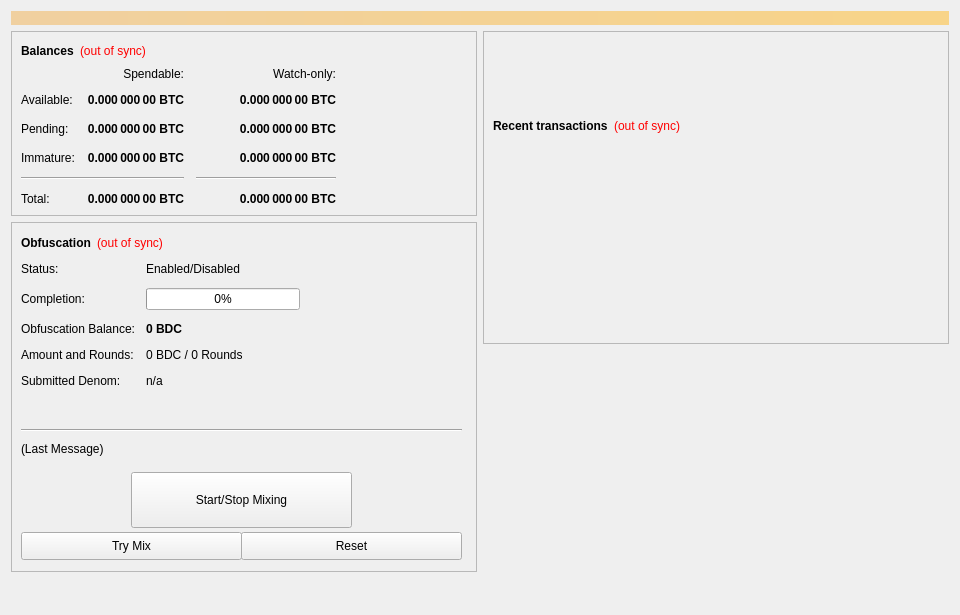
<?xml version="1.0" encoding="UTF-8"?>
<ui version="4.0">
 <class>OverviewPage</class>
 <widget class="QWidget" name="OverviewPage">
  <property name="geometry">
   <rect>
    <x>0</x>
    <y>0</y>
    <width>960</width>
    <height>615</height>
   </rect>
  </property>
  <property name="minimumSize">
   <size>
    <width>960</width>
    <height>0</height>
   </size>
  </property>
  <property name="windowTitle">
   <string>Form</string>
  </property>
  <layout class="QVBoxLayout" name="topLayout">
   <item>
    <widget class="QLabel" name="labelAlerts">
     <property name="visible">
      <bool>false</bool>
     </property>
     <property name="styleSheet">
      <string notr="true">background-color: qlineargradient(x1: 0, y1: 0, x2: 1, y2: 0, stop:0 #F0D0A0, stop:1 #F8D488); color:#000000;</string>
     </property>
     <property name="wordWrap">
      <bool>true</bool>
     </property>
     <property name="margin">
      <number>3</number>
     </property>
    </widget>
   </item>
   <item>
    <layout class="QHBoxLayout" name="horizontalLayout" stretch="1,1">
     <item>
      <layout class="QVBoxLayout" name="verticalLayout_2">
       <item>
        <widget class="QFrame" name="frame">
         <property name="frameShape">
          <enum>QFrame::StyledPanel</enum>
         </property>
         <property name="frameShadow">
          <enum>QFrame::Raised</enum>
         </property>
         <layout class="QVBoxLayout" name="verticalLayout_4">
          <item>
           <layout class="QHBoxLayout" name="horizontalLayout_4">
            <item>
             <widget class="QLabel" name="label_5">
              <property name="font">
               <font>
                <weight>75</weight>
                <bold>true</bold>
               </font>
              </property>
              <property name="text">
               <string>Balances</string>
              </property>
             </widget>
            </item>
            <item>
             <widget class="QLabel" name="labelWalletStatus">
              <property name="cursor">
               <cursorShape>WhatsThisCursor</cursorShape>
              </property>
              <property name="toolTip">
               <string>The displayed information may be out of date. Your wallet automatically synchronizes with the boondevcoin network after a connection is established, but this process has not completed yet.</string>
              </property>
              <property name="styleSheet">
               <string notr="true">QLabel { color: red; }</string>
              </property>
              <property name="text">
               <string notr="true">(out of sync)</string>
              </property>
              <property name="alignment">
               <set>Qt::AlignLeading|Qt::AlignLeft|Qt::AlignVCenter</set>
              </property>
             </widget>
            </item>
            <item>
             <spacer name="horizontalSpacer_3">
              <property name="orientation">
               <enum>Qt::Horizontal</enum>
              </property>
              <property name="sizeHint" stdset="0">
               <size>
                <width>40</width>
                <height>20</height>
               </size>
              </property>
             </spacer>
            </item>
           </layout>
          </item>
          <item>
           <layout class="QGridLayout" name="gridLayout">
            <property name="spacing">
             <number>12</number>
            </property>
            <item row="2" column="2">
             <widget class="QLabel" name="labelWatchPending">
              <property name="font">
               <font>
                <weight>75</weight>
                <bold>true</bold>
               </font>
              </property>
              <property name="cursor">
               <cursorShape>IBeamCursor</cursorShape>
              </property>
              <property name="toolTip">
               <string>Unconfirmed transactions to watch-only addresses</string>
              </property>
              <property name="text">
               <string notr="true">0.000 000 00 BTC</string>
              </property>
              <property name="alignment">
               <set>Qt::AlignRight|Qt::AlignTrailing|Qt::AlignVCenter</set>
              </property>
              <property name="textInteractionFlags">
               <set>Qt::LinksAccessibleByMouse|Qt::TextSelectableByKeyboard|Qt::TextSelectableByMouse</set>
              </property>
             </widget>
            </item>
            <item row="2" column="1">
             <widget class="QLabel" name="labelUnconfirmed">
              <property name="font">
               <font>
                <weight>75</weight>
                <bold>true</bold>
               </font>
              </property>
              <property name="cursor">
               <cursorShape>IBeamCursor</cursorShape>
              </property>
              <property name="toolTip">
               <string>Total of transactions that have yet to be confirmed, and do not yet count toward the spendable balance</string>
              </property>
              <property name="text">
               <string notr="true">0.000 000 00 BTC</string>
              </property>
              <property name="alignment">
               <set>Qt::AlignRight|Qt::AlignTrailing|Qt::AlignVCenter</set>
              </property>
              <property name="textInteractionFlags">
               <set>Qt::LinksAccessibleByMouse|Qt::TextSelectableByKeyboard|Qt::TextSelectableByMouse</set>
              </property>
             </widget>
            </item>
            <item row="3" column="2">
             <widget class="QLabel" name="labelWatchImmature">
              <property name="font">
               <font>
                <weight>75</weight>
                <bold>true</bold>
               </font>
              </property>
              <property name="cursor">
               <cursorShape>IBeamCursor</cursorShape>
              </property>
              <property name="toolTip">
               <string>Staked or masternode rewards in watch-only addresses that has not yet matured</string>
              </property>
              <property name="text">
               <string notr="true">0.000 000 00 BTC</string>
              </property>
              <property name="alignment">
               <set>Qt::AlignRight|Qt::AlignTrailing|Qt::AlignVCenter</set>
              </property>
              <property name="textInteractionFlags">
               <set>Qt::LinksAccessibleByMouse|Qt::TextSelectableByKeyboard|Qt::TextSelectableByMouse</set>
              </property>
             </widget>
            </item>
            <item row="4" column="0" colspan="2">
             <widget class="Line" name="lineSpendableBalance">
              <property name="orientation">
               <enum>Qt::Horizontal</enum>
              </property>
             </widget>
            </item>
            <item row="4" column="2">
             <widget class="Line" name="lineWatchBalance">
              <property name="sizePolicy">
               <sizepolicy hsizetype="Preferred" vsizetype="Fixed">
                <horstretch>0</horstretch>
                <verstretch>0</verstretch>
               </sizepolicy>
              </property>
              <property name="minimumSize">
               <size>
                <width>140</width>
                <height>0</height>
               </size>
              </property>
              <property name="orientation">
               <enum>Qt::Horizontal</enum>
              </property>
             </widget>
            </item>
            <item row="5" column="0">
             <widget class="QLabel" name="labelTotalText">
              <property name="text">
               <string>Total:</string>
              </property>
             </widget>
            </item>
            <item row="3" column="1">
             <widget class="QLabel" name="labelImmature">
              <property name="font">
               <font>
                <weight>75</weight>
                <bold>true</bold>
               </font>
              </property>
              <property name="cursor">
               <cursorShape>IBeamCursor</cursorShape>
              </property>
              <property name="toolTip">
               <string>Staked or masternode rewards that has not yet matured</string>
              </property>
              <property name="text">
               <string notr="true">0.000 000 00 BTC</string>
              </property>
              <property name="alignment">
               <set>Qt::AlignRight|Qt::AlignTrailing|Qt::AlignVCenter</set>
              </property>
              <property name="textInteractionFlags">
               <set>Qt::LinksAccessibleByMouse|Qt::TextSelectableByKeyboard|Qt::TextSelectableByMouse</set>
              </property>
             </widget>
            </item>
            <item row="2" column="3">
             <spacer name="horizontalSpacer_2">
              <property name="orientation">
               <enum>Qt::Horizontal</enum>
              </property>
              <property name="sizeHint" stdset="0">
               <size>
                <width>40</width>
                <height>20</height>
               </size>
              </property>
             </spacer>
            </item>
            <item row="3" column="0">
             <widget class="QLabel" name="labelImmatureText">
              <property name="text">
               <string>Immature:</string>
              </property>
             </widget>
            </item>
            <item row="5" column="1">
             <widget class="QLabel" name="labelTotal">
              <property name="font">
               <font>
                <weight>75</weight>
                <bold>true</bold>
               </font>
              </property>
              <property name="cursor">
               <cursorShape>IBeamCursor</cursorShape>
              </property>
              <property name="toolTip">
               <string>Your current total balance</string>
              </property>
              <property name="text">
               <string notr="true">0.000 000 00 BTC</string>
              </property>
              <property name="alignment">
               <set>Qt::AlignRight|Qt::AlignTrailing|Qt::AlignVCenter</set>
              </property>
              <property name="textInteractionFlags">
               <set>Qt::LinksAccessibleByMouse|Qt::TextSelectableByKeyboard|Qt::TextSelectableByMouse</set>
              </property>
             </widget>
            </item>
            <item row="5" column="2">
             <widget class="QLabel" name="labelWatchTotal">
              <property name="font">
               <font>
                <weight>75</weight>
                <bold>true</bold>
               </font>
              </property>
              <property name="cursor">
               <cursorShape>IBeamCursor</cursorShape>
              </property>
              <property name="toolTip">
               <string>Current total balance in watch-only addresses</string>
              </property>
              <property name="text">
               <string notr="true">0.000 000 00 BTC</string>
              </property>
              <property name="alignment">
               <set>Qt::AlignRight|Qt::AlignTrailing|Qt::AlignVCenter</set>
              </property>
              <property name="textInteractionFlags">
               <set>Qt::LinksAccessibleByMouse|Qt::TextSelectableByKeyboard|Qt::TextSelectableByMouse</set>
              </property>
             </widget>
            </item>
            <item row="0" column="2">
             <widget class="QLabel" name="labelWatchonly">
              <property name="text">
               <string>Watch-only:</string>
              </property>
              <property name="alignment">
               <set>Qt::AlignRight|Qt::AlignTrailing|Qt::AlignVCenter</set>
              </property>
             </widget>
            </item>
            <item row="1" column="0">
             <widget class="QLabel" name="labelBalanceText">
              <property name="text">
               <string>Available:</string>
              </property>
             </widget>
            </item>
            <item row="1" column="1">
             <widget class="QLabel" name="labelBalance">
              <property name="font">
               <font>
                <weight>75</weight>
                <bold>true</bold>
               </font>
              </property>
              <property name="cursor">
               <cursorShape>IBeamCursor</cursorShape>
              </property>
              <property name="toolTip">
               <string>Your current spendable balance</string>
              </property>
              <property name="text">
               <string notr="true">0.000 000 00 BTC</string>
              </property>
              <property name="alignment">
               <set>Qt::AlignRight|Qt::AlignTrailing|Qt::AlignVCenter</set>
              </property>
              <property name="textInteractionFlags">
               <set>Qt::LinksAccessibleByMouse|Qt::TextSelectableByKeyboard|Qt::TextSelectableByMouse</set>
              </property>
             </widget>
            </item>
            <item row="1" column="2">
             <widget class="QLabel" name="labelWatchAvailable">
              <property name="font">
               <font>
                <weight>75</weight>
                <bold>true</bold>
               </font>
              </property>
              <property name="cursor">
               <cursorShape>IBeamCursor</cursorShape>
              </property>
              <property name="toolTip">
               <string>Your current balance in watch-only addresses</string>
              </property>
              <property name="text">
               <string notr="true">0.000 000 00 BTC</string>
              </property>
              <property name="alignment">
               <set>Qt::AlignRight|Qt::AlignTrailing|Qt::AlignVCenter</set>
              </property>
              <property name="textInteractionFlags">
               <set>Qt::LinksAccessibleByMouse|Qt::TextSelectableByKeyboard|Qt::TextSelectableByMouse</set>
              </property>
             </widget>
            </item>
            <item row="2" column="0">
             <widget class="QLabel" name="labelPendingText">
              <property name="text">
               <string>Pending:</string>
              </property>
             </widget>
            </item>
            <item row="0" column="1">
             <widget class="QLabel" name="labelSpendable">
              <property name="text">
               <string>Spendable:</string>
              </property>
              <property name="alignment">
               <set>Qt::AlignRight|Qt::AlignTrailing|Qt::AlignVCenter</set>
              </property>
             </widget>
            </item>
           </layout>
          </item>
         </layout>
        </widget>
       </item>
       <item>
        <widget class="QFrame" name="frameObfuscation">
         <property name="minimumSize">
          <size>
           <width>0</width>
           <height>350</height>
          </size>
         </property>
         <property name="layoutDirection">
          <enum>Qt::LeftToRight</enum>
         </property>
         <property name="frameShape">
          <enum>QFrame::StyledPanel</enum>
         </property>
         <property name="frameShadow">
          <enum>QFrame::Raised</enum>
         </property>
         <widget class="QWidget" name="formLayoutWidget">
          <property name="geometry">
           <rect>
            <x>10</x>
            <y>40</y>
            <width>451</width>
            <height>161</height>
           </rect>
          </property>
          <layout class="QFormLayout" name="formLayout">
           <property name="fieldGrowthPolicy">
            <enum>QFormLayout::AllNonFixedFieldsGrow</enum>
           </property>
           <property name="horizontalSpacing">
            <number>11</number>
           </property>
           <property name="verticalSpacing">
            <number>12</number>
           </property>
           <item row="0" column="0">
            <widget class="QLabel" name="label_6">
             <property name="text">
              <string>Status:</string>
             </property>
            </widget>
           </item>
           <item row="1" column="0">
            <widget class="QLabel" name="label_7">
             <property name="text">
              <string>Completion:</string>
             </property>
            </widget>
           </item>
           <item row="1" column="1">
            <widget class="QProgressBar" name="obfuscationProgress">
             <property name="maximumSize">
              <size>
               <width>154</width>
               <height>16777215</height>
              </size>
             </property>
             <property name="value">
              <number>0</number>
             </property>
            </widget>
           </item>
           <item row="2" column="0">
            <widget class="QLabel" name="labelAnonymizedText">
             <property name="text">
              <string>Obfuscation Balance:</string>
             </property>
            </widget>
           </item>
           <item row="2" column="1">
            <widget class="QLabel" name="labelAnonymized">
             <property name="font">
              <font>
               <weight>75</weight>
               <bold>true</bold>
              </font>
             </property>
             <property name="text">
              <string notr="true">0 BDC</string>
             </property>
            </widget>
           </item>
           <item row="3" column="0">
            <widget class="QLabel" name="label_8">
             <property name="text">
              <string>Amount and Rounds:</string>
             </property>
            </widget>
           </item>
           <item row="3" column="1">
            <widget class="QLabel" name="labelAmountRounds">
             <property name="text">
              <string>0 BDC / 0 Rounds</string>
             </property>
            </widget>
           </item>
           <item row="4" column="0">
            <widget class="QLabel" name="label_9">
             <property name="text">
              <string>Submitted Denom:</string>
             </property>
            </widget>
           </item>
           <item row="4" column="1">
            <widget class="QLabel" name="labelSubmittedDenom">
             <property name="toolTip">
              <string>The denominations you submitted to the Masternode.&lt;br&gt;To mix, other users must submit the exact same denominations.</string>
             </property>
             <property name="text">
              <string>n/a</string>
             </property>
            </widget>
           </item>
           <item row="0" column="1">
            <widget class="QLabel" name="obfuscationEnabled">
             <property name="text">
              <string>Enabled/Disabled</string>
             </property>
            </widget>
           </item>
          </layout>
         </widget>
         <widget class="QPushButton" name="runAutoDenom">
          <property name="geometry">
           <rect>
            <x>251</x>
            <y>17</y>
            <width>1</width>
            <height>1</height>
           </rect>
          </property>
          <property name="palette">
           <palette>
            <active>
             <colorrole role="WindowText">
              <brush brushstyle="SolidPattern">
               <color alpha="255">
                <red>0</red>
                <green>0</green>
                <blue>0</blue>
               </color>
              </brush>
             </colorrole>
             <colorrole role="Button">
              <brush brushstyle="SolidPattern">
               <color alpha="255">
                <red>239</red>
                <green>238</green>
                <blue>238</blue>
               </color>
              </brush>
             </colorrole>
             <colorrole role="Light">
              <brush brushstyle="SolidPattern">
               <color alpha="255">
                <red>255</red>
                <green>255</green>
                <blue>255</blue>
               </color>
              </brush>
             </colorrole>
             <colorrole role="Midlight">
              <brush brushstyle="SolidPattern">
               <color alpha="255">
                <red>247</red>
                <green>246</green>
                <blue>246</blue>
               </color>
              </brush>
             </colorrole>
             <colorrole role="Dark">
              <brush brushstyle="SolidPattern">
               <color alpha="255">
                <red>119</red>
                <green>119</green>
                <blue>119</blue>
               </color>
              </brush>
             </colorrole>
             <colorrole role="Mid">
              <brush brushstyle="SolidPattern">
               <color alpha="255">
                <red>159</red>
                <green>159</green>
                <blue>159</blue>
               </color>
              </brush>
             </colorrole>
             <colorrole role="Text">
              <brush brushstyle="SolidPattern">
               <color alpha="255">
                <red>0</red>
                <green>0</green>
                <blue>0</blue>
               </color>
              </brush>
             </colorrole>
             <colorrole role="BrightText">
              <brush brushstyle="SolidPattern">
               <color alpha="255">
                <red>255</red>
                <green>255</green>
                <blue>255</blue>
               </color>
              </brush>
             </colorrole>
             <colorrole role="ButtonText">
              <brush brushstyle="SolidPattern">
               <color alpha="255">
                <red>0</red>
                <green>0</green>
                <blue>0</blue>
               </color>
              </brush>
             </colorrole>
             <colorrole role="Base">
              <brush brushstyle="SolidPattern">
               <color alpha="255">
                <red>255</red>
                <green>255</green>
                <blue>255</blue>
               </color>
              </brush>
             </colorrole>
             <colorrole role="Window">
              <brush brushstyle="SolidPattern">
               <color alpha="255">
                <red>239</red>
                <green>238</green>
                <blue>238</blue>
               </color>
              </brush>
             </colorrole>
             <colorrole role="Shadow">
              <brush brushstyle="SolidPattern">
               <color alpha="255">
                <red>0</red>
                <green>0</green>
                <blue>0</blue>
               </color>
              </brush>
             </colorrole>
             <colorrole role="AlternateBase">
              <brush brushstyle="SolidPattern">
               <color alpha="255">
                <red>247</red>
                <green>246</green>
                <blue>246</blue>
               </color>
              </brush>
             </colorrole>
             <colorrole role="ToolTipBase">
              <brush brushstyle="SolidPattern">
               <color alpha="255">
                <red>255</red>
                <green>255</green>
                <blue>220</blue>
               </color>
              </brush>
             </colorrole>
             <colorrole role="ToolTipText">
              <brush brushstyle="SolidPattern">
               <color alpha="255">
                <red>0</red>
                <green>0</green>
                <blue>0</blue>
               </color>
              </brush>
             </colorrole>
            </active>
            <inactive>
             <colorrole role="WindowText">
              <brush brushstyle="SolidPattern">
               <color alpha="255">
                <red>0</red>
                <green>0</green>
                <blue>0</blue>
               </color>
              </brush>
             </colorrole>
             <colorrole role="Button">
              <brush brushstyle="SolidPattern">
               <color alpha="255">
                <red>239</red>
                <green>238</green>
                <blue>238</blue>
               </color>
              </brush>
             </colorrole>
             <colorrole role="Light">
              <brush brushstyle="SolidPattern">
               <color alpha="255">
                <red>255</red>
                <green>255</green>
                <blue>255</blue>
               </color>
              </brush>
             </colorrole>
             <colorrole role="Midlight">
              <brush brushstyle="SolidPattern">
               <color alpha="255">
                <red>247</red>
                <green>246</green>
                <blue>246</blue>
               </color>
              </brush>
             </colorrole>
             <colorrole role="Dark">
              <brush brushstyle="SolidPattern">
               <color alpha="255">
                <red>119</red>
                <green>119</green>
                <blue>119</blue>
               </color>
              </brush>
             </colorrole>
             <colorrole role="Mid">
              <brush brushstyle="SolidPattern">
               <color alpha="255">
                <red>159</red>
                <green>159</green>
                <blue>159</blue>
               </color>
              </brush>
             </colorrole>
             <colorrole role="Text">
              <brush brushstyle="SolidPattern">
               <color alpha="255">
                <red>0</red>
                <green>0</green>
                <blue>0</blue>
               </color>
              </brush>
             </colorrole>
             <colorrole role="BrightText">
              <brush brushstyle="SolidPattern">
               <color alpha="255">
                <red>255</red>
                <green>255</green>
                <blue>255</blue>
               </color>
              </brush>
             </colorrole>
             <colorrole role="ButtonText">
              <brush brushstyle="SolidPattern">
               <color alpha="255">
                <red>0</red>
                <green>0</green>
                <blue>0</blue>
               </color>
              </brush>
             </colorrole>
             <colorrole role="Base">
              <brush brushstyle="SolidPattern">
               <color alpha="255">
                <red>255</red>
                <green>255</green>
                <blue>255</blue>
               </color>
              </brush>
             </colorrole>
             <colorrole role="Window">
              <brush brushstyle="SolidPattern">
               <color alpha="255">
                <red>239</red>
                <green>238</green>
                <blue>238</blue>
               </color>
              </brush>
             </colorrole>
             <colorrole role="Shadow">
              <brush brushstyle="SolidPattern">
               <color alpha="255">
                <red>0</red>
                <green>0</green>
                <blue>0</blue>
               </color>
              </brush>
             </colorrole>
             <colorrole role="AlternateBase">
              <brush brushstyle="SolidPattern">
               <color alpha="255">
                <red>247</red>
                <green>246</green>
                <blue>246</blue>
               </color>
              </brush>
             </colorrole>
             <colorrole role="ToolTipBase">
              <brush brushstyle="SolidPattern">
               <color alpha="255">
                <red>255</red>
                <green>255</green>
                <blue>220</blue>
               </color>
              </brush>
             </colorrole>
             <colorrole role="ToolTipText">
              <brush brushstyle="SolidPattern">
               <color alpha="255">
                <red>0</red>
                <green>0</green>
                <blue>0</blue>
               </color>
              </brush>
             </colorrole>
            </inactive>
            <disabled>
             <colorrole role="WindowText">
              <brush brushstyle="SolidPattern">
               <color alpha="255">
                <red>119</red>
                <green>119</green>
                <blue>119</blue>
               </color>
              </brush>
             </colorrole>
             <colorrole role="Button">
              <brush brushstyle="SolidPattern">
               <color alpha="255">
                <red>239</red>
                <green>238</green>
                <blue>238</blue>
               </color>
              </brush>
             </colorrole>
             <colorrole role="Light">
              <brush brushstyle="SolidPattern">
               <color alpha="255">
                <red>255</red>
                <green>255</green>
                <blue>255</blue>
               </color>
              </brush>
             </colorrole>
             <colorrole role="Midlight">
              <brush brushstyle="SolidPattern">
               <color alpha="255">
                <red>247</red>
                <green>246</green>
                <blue>246</blue>
               </color>
              </brush>
             </colorrole>
             <colorrole role="Dark">
              <brush brushstyle="SolidPattern">
               <color alpha="255">
                <red>119</red>
                <green>119</green>
                <blue>119</blue>
               </color>
              </brush>
             </colorrole>
             <colorrole role="Mid">
              <brush brushstyle="SolidPattern">
               <color alpha="255">
                <red>159</red>
                <green>159</green>
                <blue>159</blue>
               </color>
              </brush>
             </colorrole>
             <colorrole role="Text">
              <brush brushstyle="SolidPattern">
               <color alpha="255">
                <red>119</red>
                <green>119</green>
                <blue>119</blue>
               </color>
              </brush>
             </colorrole>
             <colorrole role="BrightText">
              <brush brushstyle="SolidPattern">
               <color alpha="255">
                <red>255</red>
                <green>255</green>
                <blue>255</blue>
               </color>
              </brush>
             </colorrole>
             <colorrole role="ButtonText">
              <brush brushstyle="SolidPattern">
               <color alpha="255">
                <red>119</red>
                <green>119</green>
                <blue>119</blue>
               </color>
              </brush>
             </colorrole>
             <colorrole role="Base">
              <brush brushstyle="SolidPattern">
               <color alpha="255">
                <red>239</red>
                <green>238</green>
                <blue>238</blue>
               </color>
              </brush>
             </colorrole>
             <colorrole role="Window">
              <brush brushstyle="SolidPattern">
               <color alpha="255">
                <red>239</red>
                <green>238</green>
                <blue>238</blue>
               </color>
              </brush>
             </colorrole>
             <colorrole role="Shadow">
              <brush brushstyle="SolidPattern">
               <color alpha="255">
                <red>0</red>
                <green>0</green>
                <blue>0</blue>
               </color>
              </brush>
             </colorrole>
             <colorrole role="AlternateBase">
              <brush brushstyle="SolidPattern">
               <color alpha="255">
                <red>239</red>
                <green>238</green>
                <blue>238</blue>
               </color>
              </brush>
             </colorrole>
             <colorrole role="ToolTipBase">
              <brush brushstyle="SolidPattern">
               <color alpha="255">
                <red>255</red>
                <green>255</green>
                <blue>220</blue>
               </color>
              </brush>
             </colorrole>
             <colorrole role="ToolTipText">
              <brush brushstyle="SolidPattern">
               <color alpha="255">
                <red>0</red>
                <green>0</green>
                <blue>0</blue>
               </color>
              </brush>
             </colorrole>
            </disabled>
           </palette>
          </property>
          <property name="focusPolicy">
           <enum>Qt::NoFocus</enum>
          </property>
          <property name="autoFillBackground">
           <bool>true</bool>
          </property>
          <property name="text">
           <string/>
          </property>
          <property name="flat">
           <bool>true</bool>
          </property>
         </widget>
         <widget class="QPushButton" name="toggleObfuscation">
          <property name="geometry">
           <rect>
            <x>120</x>
            <y>250</y>
            <width>221</width>
            <height>56</height>
           </rect>
          </property>
          <property name="sizePolicy">
           <sizepolicy hsizetype="MinimumExpanding" vsizetype="Fixed">
            <horstretch>0</horstretch>
            <verstretch>0</verstretch>
           </sizepolicy>
          </property>
          <property name="text">
           <string>Start/Stop Mixing</string>
          </property>
         </widget>
         <widget class="Line" name="lineLastMessage">
          <property name="geometry">
           <rect>
            <x>10</x>
            <y>200</y>
            <width>441</width>
            <height>16</height>
           </rect>
          </property>
          <property name="orientation">
           <enum>Qt::Horizontal</enum>
          </property>
         </widget>
         <widget class="QLabel" name="obfuscationStatus">
          <property name="geometry">
           <rect>
            <x>10</x>
            <y>220</y>
            <width>451</width>
            <height>61</height>
           </rect>
          </property>
          <property name="minimumSize">
           <size>
            <width>288</width>
            <height>43</height>
           </size>
          </property>
          <property name="text">
           <string>(Last Message)</string>
          </property>
          <property name="alignment">
           <set>Qt::AlignLeading|Qt::AlignLeft|Qt::AlignTop</set>
          </property>
          <property name="wordWrap">
           <bool>true</bool>
          </property>
         </widget>
         <widget class="QPushButton" name="obfuscationAuto">
          <property name="geometry">
           <rect>
            <x>10</x>
            <y>310</y>
            <width>221</width>
            <height>28</height>
           </rect>
          </property>
          <property name="sizePolicy">
           <sizepolicy hsizetype="MinimumExpanding" vsizetype="Fixed">
            <horstretch>0</horstretch>
            <verstretch>0</verstretch>
           </sizepolicy>
          </property>
          <property name="toolTip">
           <string>Try to manually submit a Obfuscation request.</string>
          </property>
          <property name="text">
           <string>Try Mix</string>
          </property>
         </widget>
         <widget class="QPushButton" name="obfuscationReset">
          <property name="geometry">
           <rect>
            <x>230</x>
            <y>310</y>
            <width>221</width>
            <height>28</height>
           </rect>
          </property>
          <property name="sizePolicy">
           <sizepolicy hsizetype="MinimumExpanding" vsizetype="Fixed">
            <horstretch>0</horstretch>
            <verstretch>0</verstretch>
           </sizepolicy>
          </property>
          <property name="toolTip">
           <string>Reset the current status of Obfuscation (can interrupt Obfuscation if it's in the process of Mixing, which can cost you money!)</string>
          </property>
          <property name="autoFillBackground">
           <bool>false</bool>
          </property>
          <property name="text">
           <string>Reset</string>
          </property>
         </widget>
         <widget class="QWidget" name="layoutWidget">
          <property name="geometry">
           <rect>
            <x>10</x>
            <y>10</y>
            <width>431</width>
            <height>22</height>
           </rect>
          </property>
          <layout class="QHBoxLayout" name="horizontalLayout_5">
           <item>
            <widget class="QLabel" name="label_2">
             <property name="font">
              <font>
               <weight>75</weight>
               <bold>true</bold>
              </font>
             </property>
             <property name="text">
              <string>Obfuscation</string>
             </property>
            </widget>
           </item>
           <item>
            <widget class="QLabel" name="labelObfuscationSyncStatus">
             <property name="toolTip">
              <string>The displayed information may be out of date. Your wallet automatically synchronizes with the boondevcoin network after a connection is established, but this process has not completed yet.</string>
             </property>
             <property name="styleSheet">
              <string notr="true">QLabel { color: red; }</string>
             </property>
             <property name="text">
              <string notr="true">(out of sync)</string>
             </property>
             <property name="alignment">
              <set>Qt::AlignLeading|Qt::AlignLeft|Qt::AlignVCenter</set>
             </property>
            </widget>
           </item>
           <item>
            <spacer name="horizontalSpacer_4">
             <property name="orientation">
              <enum>Qt::Horizontal</enum>
             </property>
             <property name="sizeHint" stdset="0">
              <size>
               <width>40</width>
               <height>20</height>
              </size>
             </property>
            </spacer>
           </item>
          </layout>
         </widget>
        </widget>
       </item>
       <item>
        <spacer name="verticalSpacer">
         <property name="orientation">
          <enum>Qt::Vertical</enum>
         </property>
         <property name="sizeHint" stdset="0">
          <size>
           <width>20</width>
           <height>40</height>
          </size>
         </property>
        </spacer>
       </item>
      </layout>
     </item>
     <item>
      <layout class="QVBoxLayout" name="verticalLayout_3">
       <item>
        <widget class="QFrame" name="frame_2">
         <property name="frameShape">
          <enum>QFrame::StyledPanel</enum>
         </property>
         <property name="frameShadow">
          <enum>QFrame::Raised</enum>
         </property>
         <layout class="QVBoxLayout" name="verticalLayout">
          <item>
           <spacer name="verticalSpacer_3">
            <property name="orientation">
             <enum>Qt::Vertical</enum>
            </property>
            <property name="sizeType">
             <enum>QSizePolicy::Fixed</enum>
            </property>
            <property name="sizeHint" stdset="0">
             <size>
              <width>20</width>
              <height>75</height>
             </size>
            </property>
           </spacer>
          </item>
          <item>
           <layout class="QHBoxLayout" name="horizontalLayout_2">
            <item>
             <widget class="QLabel" name="label_4">
              <property name="font">
               <font>
                <weight>75</weight>
                <bold>true</bold>
               </font>
              </property>
              <property name="text">
               <string>Recent transactions</string>
              </property>
             </widget>
            </item>
            <item>
             <widget class="QLabel" name="labelTransactionsStatus">
              <property name="cursor">
               <cursorShape>WhatsThisCursor</cursorShape>
              </property>
              <property name="toolTip">
               <string>The displayed information may be out of date. Your wallet automatically synchronizes with the boondevcoin network after a connection is established, but this process has not completed yet.</string>
              </property>
              <property name="styleSheet">
               <string notr="true">QLabel { color: red; }</string>
              </property>
              <property name="text">
               <string notr="true">(out of sync)</string>
              </property>
              <property name="alignment">
               <set>Qt::AlignRight|Qt::AlignTrailing|Qt::AlignVCenter</set>
              </property>
             </widget>
            </item>
            <item>
             <spacer name="horizontalSpacer">
              <property name="orientation">
               <enum>Qt::Horizontal</enum>
              </property>
              <property name="sizeHint" stdset="0">
               <size>
                <width>40</width>
                <height>20</height>
               </size>
              </property>
             </spacer>
            </item>
           </layout>
          </item>
          <item>
           <widget class="QListView" name="listTransactions">
            <property name="styleSheet">
             <string notr="true">QListView { background: transparent; }</string>
            </property>
            <property name="frameShape">
             <enum>QFrame::NoFrame</enum>
            </property>
            <property name="verticalScrollBarPolicy">
             <enum>Qt::ScrollBarAlwaysOff</enum>
            </property>
            <property name="horizontalScrollBarPolicy">
             <enum>Qt::ScrollBarAlwaysOff</enum>
            </property>
            <property name="selectionMode">
             <enum>QAbstractItemView::NoSelection</enum>
            </property>
           </widget>
          </item>
         </layout>
        </widget>
       </item>
       <item>
        <spacer name="verticalSpacer_2">
         <property name="orientation">
          <enum>Qt::Vertical</enum>
         </property>
         <property name="sizeType">
          <enum>QSizePolicy::Expanding</enum>
         </property>
         <property name="sizeHint" stdset="0">
          <size>
           <width>20</width>
           <height>40</height>
          </size>
         </property>
        </spacer>
       </item>
      </layout>
     </item>
    </layout>
   </item>
  </layout>
 </widget>
 <resources/>
 <connections/>
</ui>
